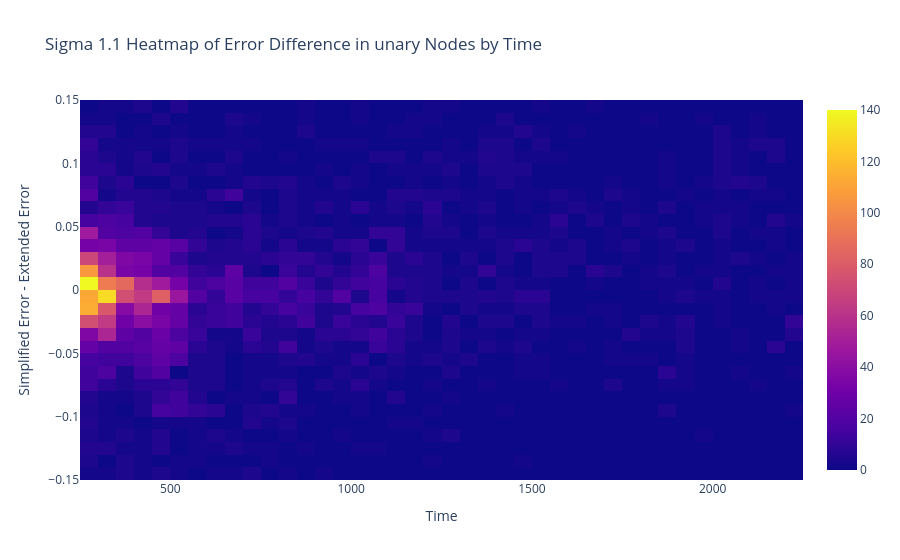

Notebook code for this chart:
### Code cell
heat_map(S1_1_unary, data[1.1][0]['static_info'], "unary")

### Figure 1 — Plotly figure (JSON) as saved in the notebook; plotly's stock layout.template omitted (floating-point values rounded to 4 significant figures; data arrays with more than 128 entries replaced by an {"elided": "..."} marker saying what was removed)
{"data": [{"autobinx": false, "autobiny": false, "histnorm": "density", "type": "histogram2d", "x": {"elided": "32353 float values"}, "xbins": {"end": 2250, "size": 50, "start": 250}, "y": {"elided": "32353 float values"}, "ybins": {"end": 0.15, "size": 0.01, "start": -0.15}}], "layout": {"title": {"text": "Sigma 1.1 Heatmap of Error Difference in unary Nodes by Time"}, "xaxis": {"title": {"text": "Time"}}, "yaxis": {"title": {"text": "Simplified Error - Extended Error"}}}}
